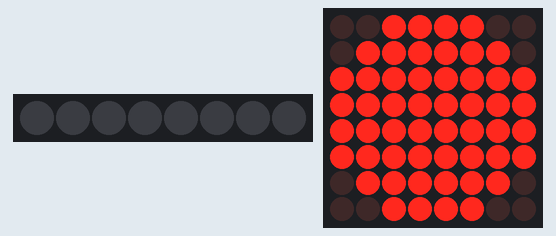
The sketch below on a simulated Arduino Uno, built with avr-gcc and run on an emulated ATmega328P. Shown: 8 RGB LEDs in strip order, left to right, 8×8 LED matrix. Wiring (inferred from the names in the program): MAX7219 LED driver (orientation assumed): data pin 7; clock pin 5; CS pin 6. Random numbers use the default seed unless the sketch sets one.

Above: at 0.1 s.
At 129.47 s:
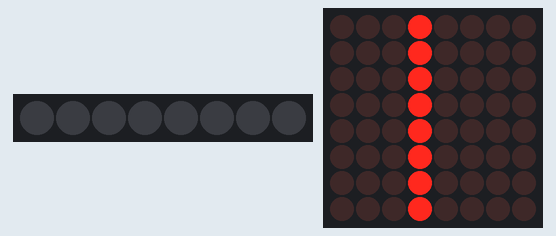

The sketch:

eyes.ino
```cpp
#include <Adafruit_NeoPixel.h>

int ANIMDELAY = 100;   // animation delay, deafault value is 100
int INTENSITYMIN = 0;  // minimum brightness, valid range [0,15]
int INTENSITYMAX = 8;  // maximum brightness, valid range [0,15]

int CLK_PIN_L = 2;
int CS_PIN_L = 3;
int DIN_PIN_L = 4;

int CLK_PIN_R = 5;
int CS_PIN_R = 6;
int DIN_PIN_R = 7;


// MAX7219 registers
byte MAXREG_DECODEMODE = 0x09;
byte MAXREG_INTENSITY = 0x0a;
byte MAXREG_SCANLIMIT = 0x0b;
byte MAXREG_SHUTDOWN = 0x0c;
byte MAXREG_DISPTEST = 0x0f;

#define PIN_NEO_PIXEL 4
#define NUM_PIXELS 8

Adafruit_NeoPixel NeoPixel(NUM_PIXELS, PIN_NEO_PIXEL, NEO_GRB + NEO_KHZ800);

const unsigned char open[] = {
  B00111100,
  B01111110,
  B11111111,
  B11111111,
  B11111111,
  B11111111,
  B01111110,
  B00111100
};

const unsigned char mid_closed[] = {
  B00011000,
  B00011000,
  B00011000,
  B00011000,
  B00011000,
  B00011000,
  B00011000,
  B00011000
};

const unsigned char closed[] = {
  B00010000,
  B00010000,
  B00010000,
  B00010000,
  B00010000,
  B00010000,
  B00010000,
  B00010000
};


void setup() {
  //led beállítás
  NeoPixel.begin();
  NeoPixel.setBrightness(50);

  pinMode(DIN_PIN_L, OUTPUT);
  pinMode(CLK_PIN_L, OUTPUT);
  pinMode(CS_PIN_L, OUTPUT);

  pinMode(DIN_PIN_R, OUTPUT);
  pinMode(CLK_PIN_R, OUTPUT);
  pinMode(CS_PIN_R, OUTPUT);

  // initialization of the MAX7219
  setRegistry(MAXREG_SCANLIMIT, 0x07, CS_PIN_L, CLK_PIN_L, DIN_PIN_L);
  setRegistry(MAXREG_DECODEMODE, 0x00, CS_PIN_L, CLK_PIN_L, DIN_PIN_L);
  setRegistry(MAXREG_SHUTDOWN, 0x01, CS_PIN_L, CLK_PIN_L, DIN_PIN_L);
  setRegistry(MAXREG_DISPTEST, 0x00, CS_PIN_L, CLK_PIN_L, DIN_PIN_L);
  setRegistry(MAXREG_INTENSITY, 0x0f & INTENSITYMIN, CS_PIN_L, CLK_PIN_L, DIN_PIN_L);

  setRegistry(MAXREG_SCANLIMIT, 0x07, CS_PIN_R, CLK_PIN_R, DIN_PIN_R);
  setRegistry(MAXREG_DECODEMODE, 0x00, CS_PIN_R, CLK_PIN_R, DIN_PIN_R);
  setRegistry(MAXREG_SHUTDOWN, 0x01, CS_PIN_R, CLK_PIN_R, DIN_PIN_R);
  setRegistry(MAXREG_DISPTEST, 0x00, CS_PIN_R, CLK_PIN_R, DIN_PIN_R);
  setRegistry(MAXREG_INTENSITY, 0x0f & INTENSITYMIN, CS_PIN_R, CLK_PIN_R, DIN_PIN_R);

  NeoPixel.clear();
}


void loop() {
  int rnd = random(1, 5);
  draw(open, CS_PIN_L, CLK_PIN_L, DIN_PIN_L);
  draw(open, CS_PIN_R, CLK_PIN_R, DIN_PIN_R);
  delay(rnd * 1000);
  draw(closed, CS_PIN_L, CLK_PIN_L, DIN_PIN_L);
  draw(closed, CS_PIN_R, CLK_PIN_R, DIN_PIN_R);
  delay(100);
}

void speak() {

  NeoPixel.setPixelColor(3, NeoPixel.Color(0, 255, 0));
  NeoPixel.setPixelColor(4, NeoPixel.Color(0, 255, 0));
  NeoPixel.show();
  delay(100);

  NeoPixel.setPixelColor(2, NeoPixel.Color(0, 255, 0));
  NeoPixel.setPixelColor(5, NeoPixel.Color(0, 255, 0));
  NeoPixel.show();
  delay(100);


  NeoPixel.setPixelColor(1, NeoPixel.Color(0, 255, 0));
  NeoPixel.setPixelColor(6, NeoPixel.Color(0, 255, 0));
  NeoPixel.show();
  delay(100);

  NeoPixel.setPixelColor(0, NeoPixel.Color(0, 255, 0));
  NeoPixel.setPixelColor(7, NeoPixel.Color(0, 255, 0));
  NeoPixel.show();
  delay(100);

  NeoPixel.clear();
  NeoPixel.show();
}

void draw(const unsigned char form[], int CS_PIN, int CLK_PIN, int DIN_PIN) {
  setRegistry(1, form[0], CS_PIN, CLK_PIN, DIN_PIN);
  setRegistry(2, form[1], CS_PIN, CLK_PIN, DIN_PIN);
  setRegistry(3, form[2], CS_PIN, CLK_PIN, DIN_PIN);
  setRegistry(4, form[3], CS_PIN, CLK_PIN, DIN_PIN);
  setRegistry(5, form[4], CS_PIN, CLK_PIN, DIN_PIN);
  setRegistry(6, form[5], CS_PIN, CLK_PIN, DIN_PIN);
  setRegistry(7, form[6], CS_PIN, CLK_PIN, DIN_PIN);
  setRegistry(8, form[7], CS_PIN, CLK_PIN, DIN_PIN);
  // second beat
  setRegistry(MAXREG_INTENSITY, 0x0f & INTENSITYMAX, CS_PIN, CLK_PIN, DIN_PIN);
}

void setRegistry(byte reg, byte value, int CS_PIN, int CLK_PIN, int DIN_PIN) {
  digitalWrite(CS_PIN, LOW);

  putByte(reg, CLK_PIN, DIN_PIN);    // specify register
  putByte(value, CLK_PIN, DIN_PIN);  // send data

  digitalWrite(CS_PIN, LOW);
  digitalWrite(CS_PIN, HIGH);
}

void putByte(byte data, int CLK_PIN, int DIN_PIN) {
  byte i = 8;
  byte mask;
  while (i > 0) {
    mask = 0x01 << (i - 1);         // get bitmask
    digitalWrite(CLK_PIN, LOW);     // tick
    if (data & mask)                // choose bit
      digitalWrite(DIN_PIN, HIGH);  // send 1
    else
      digitalWrite(DIN_PIN, LOW);  // send 0
    digitalWrite(CLK_PIN, HIGH);   // tock
    --i;                           // move to lesser bit
  }
}
```
